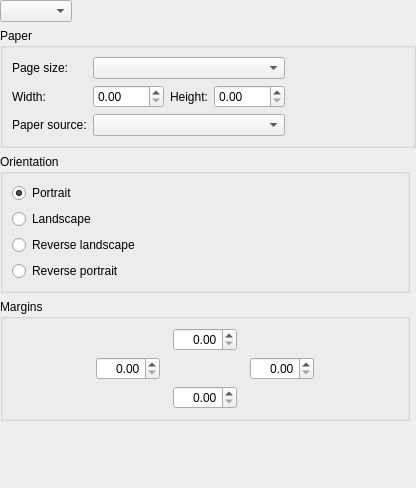
<ui version="4.0" >
 <class>QPageSetupWidget</class>
 <widget class="QWidget" name="QPageSetupWidget" >
  <property name="geometry" >
   <rect>
    <x>0</x>
    <y>0</y>
    <width>416</width>
    <height>488</height>
   </rect>
  </property>
  <property name="windowTitle" >
   <string>Form</string>
  </property>
  <layout class="QGridLayout" name="gridLayout_3" >
   <property name="margin" >
    <number>0</number>
   </property>
   <item row="0" column="0" colspan="2" >
    <layout class="QHBoxLayout" name="horizontalLayout_4" >
     <item>
      <widget class="QComboBox" name="unit" />
     </item>
     <item>
      <spacer name="horizontalSpacer_3" >
       <property name="orientation" >
        <enum>Qt::Horizontal</enum>
       </property>
       <property name="sizeHint" stdset="0" >
        <size>
         <width>40</width>
         <height>20</height>
        </size>
       </property>
      </spacer>
     </item>
    </layout>
   </item>
   <item row="1" column="0" colspan="2" >
    <widget class="QGroupBox" name="groupBox_2" >
     <property name="title" >
      <string>Paper</string>
     </property>
     <layout class="QGridLayout" name="gridLayout_2" >
      <item row="0" column="0" >
       <widget class="QLabel" name="pageSizeLabel" >
        <property name="text" >
         <string>Page size:</string>
        </property>
        <property name="buddy" >
         <cstring>paperSize</cstring>
        </property>
       </widget>
      </item>
      <item row="0" column="1" >
       <widget class="QComboBox" name="paperSize" />
      </item>
      <item row="1" column="0" >
       <widget class="QLabel" name="widthLabel" >
        <property name="text" >
         <string>Width:</string>
        </property>
        <property name="buddy" >
         <cstring>paperWidth</cstring>
        </property>
       </widget>
      </item>
      <item row="1" column="1" >
       <layout class="QHBoxLayout" name="horizontalLayout_3" >
        <item>
         <widget class="QDoubleSpinBox" name="paperWidth" >
          <property name="maximum" >
           <double>9999.989999999999782</double>
          </property>
         </widget>
        </item>
        <item>
         <widget class="QLabel" name="heightLabel" >
          <property name="text" >
           <string>Height:</string>
          </property>
          <property name="buddy" >
           <cstring>paperHeight</cstring>
          </property>
         </widget>
        </item>
        <item>
         <widget class="QDoubleSpinBox" name="paperHeight" >
          <property name="maximum" >
           <double>9999.989999999999782</double>
          </property>
         </widget>
        </item>
       </layout>
      </item>
      <item row="2" column="0" >
       <widget class="QLabel" name="paperSourceLabel" >
        <property name="text" >
         <string>Paper source:</string>
        </property>
        <property name="buddy" >
         <cstring>paperSource</cstring>
        </property>
       </widget>
      </item>
      <item row="2" column="1" >
       <widget class="QComboBox" name="paperSource" />
      </item>
      <item row="1" column="2" >
       <spacer name="horizontalSpacer_4" >
        <property name="orientation" >
         <enum>Qt::Horizontal</enum>
        </property>
        <property name="sizeHint" stdset="0" >
         <size>
          <width>40</width>
          <height>20</height>
         </size>
        </property>
       </spacer>
      </item>
     </layout>
    </widget>
   </item>
   <item row="2" column="0" >
    <widget class="QGroupBox" name="groupBox_3" >
     <property name="title" >
      <string>Orientation</string>
     </property>
     <layout class="QVBoxLayout" name="verticalLayout" >
      <item>
       <widget class="QRadioButton" name="portrait" >
        <property name="text" >
         <string>Portrait</string>
        </property>
        <property name="checked" >
         <bool>true</bool>
        </property>
       </widget>
      </item>
      <item>
       <widget class="QRadioButton" name="landscape" >
        <property name="text" >
         <string>Landscape</string>
        </property>
       </widget>
      </item>
      <item>
       <widget class="QRadioButton" name="reverseLandscape" >
        <property name="text" >
         <string>Reverse landscape</string>
        </property>
       </widget>
      </item>
      <item>
       <widget class="QRadioButton" name="reversePortrait" >
        <property name="text" >
         <string>Reverse portrait</string>
        </property>
       </widget>
      </item>
      <item>
       <spacer name="verticalSpacer_5" >
        <property name="orientation" >
         <enum>Qt::Vertical</enum>
        </property>
        <property name="sizeHint" stdset="0" >
         <size>
          <width>0</width>
          <height>0</height>
         </size>
        </property>
       </spacer>
      </item>
     </layout>
    </widget>
   </item>
   <item rowspan="2" row="2" column="1" >
    <widget class="QWidget" native="1" name="preview" />
   </item>
   <item row="3" column="0" >
    <widget class="QGroupBox" name="groupBox" >
     <property name="title" >
      <string>Margins</string>
     </property>
     <layout class="QHBoxLayout" name="horizontalLayout_2" >
      <item>
       <layout class="QGridLayout" name="gridLayout" >
        <item row="0" column="1" >
         <widget class="QDoubleSpinBox" name="topMargin" >
          <property name="toolTip" >
           <string>top margin</string>
          </property>
          <property name="accessibleName" >
           <string>top margin</string>
          </property>
          <property name="alignment" >
           <set>Qt::AlignRight|Qt::AlignTrailing|Qt::AlignVCenter</set>
          </property>
          <property name="maximum" >
           <double>999.990000000000009</double>
          </property>
         </widget>
        </item>
        <item row="1" column="0" colspan="3" >
         <layout class="QHBoxLayout" name="horizontalLayout" >
          <item>
           <spacer name="horizontalSpacer_7" >
            <property name="orientation" >
             <enum>Qt::Horizontal</enum>
            </property>
            <property name="sizeHint" stdset="0" >
             <size>
              <width>0</width>
              <height>20</height>
             </size>
            </property>
           </spacer>
          </item>
          <item>
           <widget class="QDoubleSpinBox" name="leftMargin" >
            <property name="toolTip" >
             <string>left margin</string>
            </property>
            <property name="accessibleName" >
             <string>left margin</string>
            </property>
            <property name="alignment" >
             <set>Qt::AlignRight|Qt::AlignTrailing|Qt::AlignVCenter</set>
            </property>
            <property name="maximum" >
             <double>999.990000000000009</double>
            </property>
           </widget>
          </item>
          <item>
           <spacer name="horizontalSpacer" >
            <property name="orientation" >
             <enum>Qt::Horizontal</enum>
            </property>
            <property name="sizeType" >
             <enum>QSizePolicy::MinimumExpanding</enum>
            </property>
            <property name="sizeHint" stdset="0" >
             <size>
              <width>0</width>
              <height>0</height>
             </size>
            </property>
           </spacer>
          </item>
          <item>
           <widget class="QDoubleSpinBox" name="rightMargin" >
            <property name="toolTip" >
             <string>right margin</string>
            </property>
            <property name="accessibleName" >
             <string>right margin</string>
            </property>
            <property name="alignment" >
             <set>Qt::AlignRight|Qt::AlignTrailing|Qt::AlignVCenter</set>
            </property>
            <property name="maximum" >
             <double>999.990000000000009</double>
            </property>
           </widget>
          </item>
          <item>
           <spacer name="horizontalSpacer_8" >
            <property name="orientation" >
             <enum>Qt::Horizontal</enum>
            </property>
            <property name="sizeHint" stdset="0" >
             <size>
              <width>0</width>
              <height>20</height>
             </size>
            </property>
           </spacer>
          </item>
         </layout>
        </item>
        <item row="2" column="1" >
         <widget class="QDoubleSpinBox" name="bottomMargin" >
          <property name="toolTip" >
           <string>bottom margin</string>
          </property>
          <property name="accessibleName" >
           <string>bottom margin</string>
          </property>
          <property name="alignment" >
           <set>Qt::AlignRight|Qt::AlignTrailing|Qt::AlignVCenter</set>
          </property>
          <property name="maximum" >
           <double>999.990000000000009</double>
          </property>
         </widget>
        </item>
        <item row="0" column="2" >
         <spacer name="horizontalSpacer_2" >
          <property name="orientation" >
           <enum>Qt::Horizontal</enum>
          </property>
          <property name="sizeType" >
           <enum>QSizePolicy::MinimumExpanding</enum>
          </property>
          <property name="sizeHint" stdset="0" >
           <size>
            <width>0</width>
            <height>20</height>
           </size>
          </property>
         </spacer>
        </item>
        <item row="0" column="0" >
         <spacer name="horizontalSpacer_5" >
          <property name="orientation" >
           <enum>Qt::Horizontal</enum>
          </property>
          <property name="sizeType" >
           <enum>QSizePolicy::MinimumExpanding</enum>
          </property>
          <property name="sizeHint" stdset="0" >
           <size>
            <width>0</width>
            <height>20</height>
           </size>
          </property>
         </spacer>
        </item>
       </layout>
      </item>
     </layout>
    </widget>
   </item>
   <item row="4" column="0" >
    <spacer name="verticalSpacer" >
     <property name="orientation" >
      <enum>Qt::Vertical</enum>
     </property>
     <property name="sizeHint" stdset="0" >
      <size>
       <width>20</width>
       <height>0</height>
      </size>
     </property>
    </spacer>
   </item>
  </layout>
 </widget>
 <resources/>
 <connections/>
</ui>
